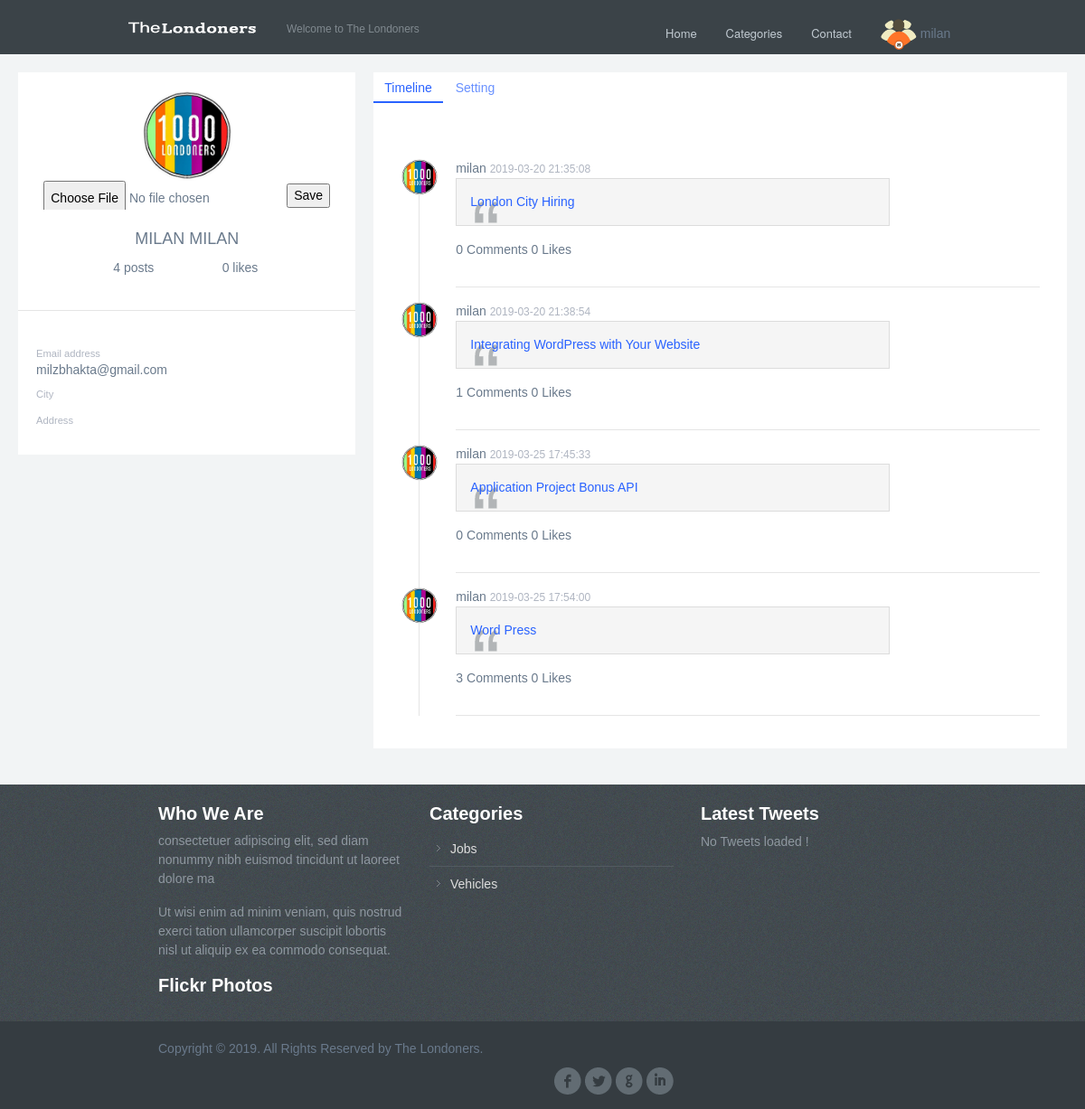
Screenshot of /userprofile.php (signed in) with the database file from the repository.
### tables this page shows
CREATE TABLE `post_master` (
  `post_master_id` int(11) NOT NULL,
  `member_id` int(11) NOT NULL,
  `category_id` int(11) NOT NULL,
  `location_id` int(11) NOT NULL,
  `post_heading` varchar(255) NOT NULL,
  `contents` text NOT NULL,
  `post_date` datetime NOT NULL,
  `approved_by` int(11) DEFAULT NULL,
  `approved_date` datetime NOT NULL,
  `post_active` char(1) NOT NULL,
  `post_inactive_date` datetime NOT NULL,
  `post_viewer_action_id` int(11) NOT NULL,
  `comments` varchar(255) NOT NULL
);

CREATE TABLE `category_master` (
  `category_id` int(11) NOT NULL,
  `name` varchar(100) NOT NULL,
  `description` varchar(255) DEFAULT NULL,
  `created_by` int(11) NOT NULL,
  `created_datetime` timestamp NOT NULL DEFAULT CURRENT_TIMESTAMP
);

### userprofile.php (the view, shortened to what this page needs)
<?php
     include_once "includes/header.inc.php";
    $db_conn = dbconnect(DBHOST, DBDB, DBUSER, DBPW);
?>
            <link rel ="stylesheet" href="profile/css/style.min.css" defer async>
        <div class="page-wrapper" style="display: block; margin-left: 0px !important;">
            <div class="container-fluid">
                <div class="row">
                    <div class="col-lg-4 col-xlg-3 col-md-5">
                        <div class="card">
                            <div class="card-body">
                                <?php
                                $sql = "SELECT COUNT(post_master.category_id) AS total_posts FROM post_master INNER JOIN category_master ON post_master.category_id  = category_master.category_id WHERE member_id = ?";
                                if($stmt = $db_conn->prepare($sql)){
                                    $param_username = $_SESSION["userid"];
                                }
                                ?>
                                <center class="m-t-30"> <img src="profile/user_pics/<?php echo $_SESSION["avatar_url"] ?>" class="rounded-circle" width="100" style="max-height: 100px;">
                                <form method="post" enctype="multipart/form-data" accept="image/png, image/jpeg">
                                    <input type="file" name="fileToUpload" id="fileToUpload" >
                                    <input type="submit" value="Save" name="save_avatar">
                                </form>
                                    <h4 class="card-title m-t-10"><?php echo strtoupper($_SESSION['first_name']." ".$_SESSION['last_name']) ?></h4>
                                    <div class="row text-center justify-content-md-center">
                                        <div class="col-4"><a href="javascript:void(0)" class="link"><font class="font-medium"><?php echo $_SESSION['total_posts']; ?> posts</font></a></div>
                                        <div class="col-4"><a href="javascript:void(0)" class="link"><font class="font-medium"> 0 likes</font></a></div>
                                    </div>
                                </center>
                            </div>
                            <div>
                                <hr> </div>
                            <div class="card-body"> <small class="text-muted">Email address </small>
                                <h6><?php echo $_SESSION["email"]; ?></h6> <small class="text-muted p-t-30 db">City</small>
                                <h6><?php echo $_SESSION["city"]; ?></h6> <small class="text-muted p-t-30 db">Address</small>
                            </div>
                        </div>
                    </div>
                    <div class="col-lg-8 col-xlg-9 col-md-7">
                        <div class="card">
                            <ul class="nav nav-pills custom-pills" id="pills-tab" role="tablist">
                                <li class="nav-item">
                                    <a class="nav-link active" id="pills-timeline-tab" data-toggle="pill" href="#current-month" role="tab" aria-controls="pills-timeline" aria-selected="true">Timeline</a>
                                </li>
                                <li class="nav-item">
                                    <a class="nav-link" id="pills-setting-tab" data-toggle="pill" href="#previous-month" role="tab" aria-controls="pills-setting" aria-selected="false">Setting</a>
                                </li>
                            </ul>
                            <div class="tab-content" id="pills-tabContent">
                                <div class="tab-pane fade active show" id="current-month" role="tabpanel" aria-labelledby="pills-timeline-tab" style="opacity: 1 !important ;">
                                    <div class="card-body">
                                        <div class="profiletimeline m-t-0">
                                            <?php
                                            $sql = "SELECT post_master_id, post_heading, post_date FROM post_master WHERE member_id = ? ";
                                            if($stmt = $db_conn->prepare($sql)){
                                                $stmt->bind_param("i", $param_username);
                                                if($stmt->execute()){
                                                    $stmt->store_result();
                                                    if($stmt->num_rows > 0){
                                                        $stmt->bind_result($post_master_id, $post_heading, $post_date);
                                                        while($stmt->fetch()){
                                                            $sql2 = "SELECT COUNT(post_thread_id) AS total_comments FROM post_threads WHERE post_master_id = ?";
                                                            if($stmt2 = $db_conn->prepare($sql2)){
                                                                $stmt2->bind_param("i", $param_post);
                                                                $param_post = $post_master_id;
                                                                if($stmt2->execute()){
                                                                    $stmt2->store_result();
                                                                    if($stmt2->num_rows > 0){
                                                                        $stmt2->bind_result($total_comments);
                                                                        if($stmt2->fetch()){
                                                                            echo "<div class='sl-item'>
                                                                             <div class='sl-left'> <img src='profile/user_pics/".$_SESSION['avatar_url']."' alt='user' class='rounded-circle'> </div>
                                                                                <div class='sl-right'>
                                                                                    <div> <a href='javascript:void(0)' class='link'>". $_SESSION['first_name'] . "</a> <span class='sl-date'>" . $post_date . "</span>
                                                                                        <div class='m-t-20 row'>
                                                                                                <div class='col-md-9 col-xs-12'>
                                                                                                <blockquote class='m-t-10'><a href='../thread_comments/thread.php?id=" . $post_master_id . "'>" . $post_heading  . "</a></blockquote></div>
                                                                                        </div>
                                                                                        <div class='like-comm m-t-20'> " . $total_comments . " Comments 0 Likes
                                                                                        </div>
                                                                                    </div>
                                                                                </div>
                                                                            </div>
                                                                            <hr>";
                                                                        }
                                                                    }
                                                                } else {
                                                                    echo "Oops! Something went wrong. Please try again later.";
                                                                }
                                                            }
                                                        }
                                                    } else {
                                                        echo "This member did not participate in any post yet.";
                                                    }
                                                } else {
                                                    echo "Oops! Something went wrong. Please try again later.";
                                                }
                                            }
                                            ?>
                                        </div>
                                    </div>
                                </div>
                            </div>
                        </div>
                    </div>
                </div>
            </div>
        </div>
    <?php include_once "includes/footer.inc.php"?>

### functions/functions.php (shortened to what this page needs)
<?php
function displaycategories(){
  $db_conn = dbconnect(DBHOST, DBDB, DBUSER, DBPW);
  $sql = "SELECT * FROM category_master";
$result = $db_conn->query($sql);
while($row = mysqli_fetch_array($result)){
  $cate_name = $row['name'];
echo "<li><a href='category_post.php' title='Lorem ipsum dolor sit amet'>". $cate_name."</a></li>";
}
}
?>

### rows the page displays
post_master: post_date "2019-03-20 21:35:08", post_heading "London City Hiring", total_comments "0"
post_master: post_date "2019-03-20 21:38:54", post_heading "Integrating WordPress with Your Website", total_comments "1"
post_master: post_date "2019-03-25 17:45:33", post_heading "Application Project Bonus API", total_comments "0"
post_master: post_date "2019-03-25 17:54:00", post_heading "Word Press", total_comments "3"
category_master: name "Jobs"
category_master: name "Vehicles"

### other values shown
$_SESSION['username'] "milan"
$_SESSION['first_name']." ".$_SESSION['last_name'] "MILAN MILAN"
$_SESSION['total_posts'] "4"
$_SESSION["email"] "milzbhakta@gmail.com"
